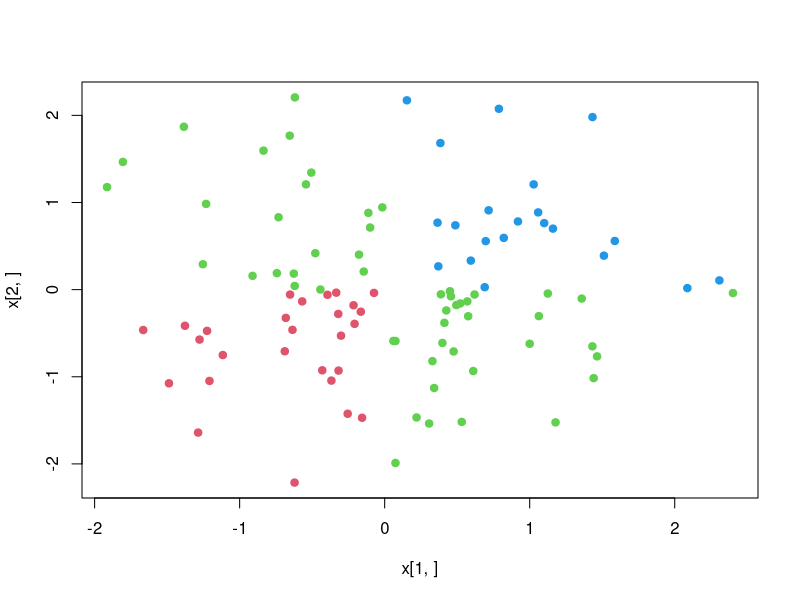

Source code (R): (Note: this script raises an error after producing the figure.)
# R code for Lab 1
#
# Instructions: Fill in the correct answer in all of the places where YOUR_ANSWER_HERE appears.
#
# Names of team members
#    YOUR_ANSWER_HERE
#    YOUR_ANSWER_HERE
#    YOUR_ANSWER_HERE

# ____________________________________________________________________________________________
# Problems 1 and 2 are to be handed in on paper during class.

# ____________________________________________________________________________________________
# Problem 3

# In lecture, we saw R code for a KNN classifier for univariate x's and binary y's (knn-classifier.r).
# In this part, you will extend this to a KNN classifier for multivariate x's and more than two classes.
#
# Complete the function below.

# KNN classifier algorithm (multivariate, multiclass) -- probability version
#   x0 = length d vector, the new x point at which to predict the y value.
#   x = d-by-n matrix of training x's, where x[,i] is the i'th training point x_i.
#   y = (y[1],...,y[n]) = vector of training y's, where y[i] is in {1,...,C}.
#   K = number of neighbors to use.
#   C = number of classes.
#   p_hat = (p_hat[1],...,p_hat[C]) where p_hat[j] = estimated probability of y0=j given x0.
KNN_multi = function(x0, x, y, K, C) {
    distances = YOUR_ANSWER_HERE  # Euclidean distance between x0 and each x[,i]
    o = order(distances)  # order of the training points by distance from x0 (nearest to farthest)
    p_hat = sapply(1:C, function(j){ YOUR_ANSWER_HERE })  # p_hat[j] = proportion of y values of the K nearest training points that are equal to j.
    return(p_hat)  # return estimated probabilities
}

# KNN classifier algorithm (multivariate, multiclass) -- prediction version
KNN_multi_predict = function(x0, x, y, K, C) {
    p_hat = KNN_multi(x0, x, y, K, C)  # compute the estimated probabilities
    y0 = YOUR_ANSWER_HERE  # find the class with the highest estimated probability
    return(y0)  # return the predicted class
}

# ____________________________________________________________________________________________
# Problem 4

# Simulate training and test data
set.seed(1)  # reset the random number generator
d = 2  # dimension of each training point x_i
n = 100  # number of training samples to simulate
n_test = 10000  # number of test samples to simulate
f = function(x0) { (x0[1]>0)+(x0[2]>0)+1 }  # true relationship between x's and y's
x = matrix(rnorm(n*d),d,n)  # simulate matrix of training x's
y = apply(x,2,f)  # simulate training y's with no noise
x_test = matrix(rnorm(n_test*d),d,n_test)  # simulate test x's
y_test = apply(x_test,2,f)  # simulate test y's
plot(x[1,],x[2,],col=y+1,pch=19)  # plot dimensions 1 and 2

# Apply your KNN classifier with K=5 when (a) d=2 and (b) d=20.  (For d=20, change d above and rerun the code.)
C = 3  # number of classes
K = 5  # number of neighbors to use
y_hat = apply(x, 2, function(x0) { KNN_multi_predict(x0, x, y, K, C) })  # predictions on the training set
y_test_hat = apply(x_test, 2, function(x0) { KNN_multi_predict(x0, x, y, K, C) })  # predictions on the test set
train_error = mean(y_hat != y)  # compute the training error rate
test_error = mean(y_test_hat != y_test)  # compute the test error rate

# Report your results:
# (a) d=2
#    training error rate = YOUR_ANSWER_HERE
#    test error rate = YOUR_ANSWER_HERE
#
# (b) d=20
#    training error rate = YOUR_ANSWER_HERE
#    test error rate = YOUR_ANSWER_HERE


# ____________________________________________________________________________________________
# Problem 5

# Compute test error when we always naively predict y0=2, regardless of x0.
naive_test_error = mean(2 != y_test)

# Compute test error when we make the optimal prediction f(x0).
optimal_test_error = mean(apply(x_test,2,f) != y_test)

# What do you get for the test error of the naive and optimal prediction methods?
#    naive_test_error = YOUR_ANSWER_HERE
#    optimal_test_error = YOUR_ANSWER_HERE
#
# Should the naive and optimal results depend on whether d=2 or d=20? Explain.
#    YOUR_ANSWER_HERE
#    YOUR_ANSWER_HERE
#
# In one or two sentences, compare the performance of KNN when d=2 with KNN when d=20, 
# relative to the naive and optimal performance.
#    YOUR_ANSWER_HERE
#    YOUR_ANSWER_HERE


# ____________________________________________________________________________________________
# Problem 6

# Plot the KNN predictions for the first 100 test points when (a) d=2 and (b) d=20.
# (Change d above and rerun the code for each case.)
plot(x_test[1,1:100],x_test[2,1:100],col=y_test_hat[1:100]+1,pch=19)  # show dims 1 and 2 only

# Briefly describe what you see in one or two sentences:
#    YOUR_ANSWER_HERE
#    YOUR_ANSWER_HERE


# ____________________________________________________________________________________________
# Problem 7
# Cancer subtype classification

# Download the following two files from Files/Labs on Canvas:
#    lab-1-gene-expression.txt
#    lab-1-leukemia-type.txt
#
# These files contain gene expression data for n=72 leukemia patients,
# along with the corresponding leukemia subtype (ALL, AML, or MLL).
# 
# This data is from:
#    Armstrong et al., MLL translocations specify a distinct gene expression profile that 
#    distinguishes a unique leukemia. Nature Genetics, 30(1):41, 2002.

# Change directory to where the data files are located.
# (Edit this to wherever you downloaded the data files onto your computer.)
setwd("C:/Users/jwmil/gdrive/SL/Lab-1-KNN")

# Load the gene expression data
Dx = read.table(file="lab-1-gene-expression.txt", header=TRUE, sep='\t', row.names=1)
x = sapply(Dx, as.numeric)

# Load the cancer subtype labels
Dy = read.table(file="lab-1-leukemia-type.txt", header=TRUE, sep='\t', row.names=1)
y = as.numeric(Dy[,1])

# Split into training and test subsets
n = length(y)  # number of samples
set.seed(1)  # reset the random number generator
train = sample(1:n, round(n/2))  # random subset to use as training set
test = setdiff(1:n, train)  # subset to use as test set

# Run your KNN classifier with (a) K=5 and (b) K=30 to make predictions on the test set x[,test]
# based on the training data in x[,train] and y[train].  Compute the error rate on the test set by 
# comparing your predictions with y[test]. Report your results below, using the same train/test split
# for both K=5 and K=30.
C = 3  # number of classes
K = 5  # number of neighbors to use
y_test_hat = apply(x[,test], 2, function(x0) { YOUR_ANSWER_HERE })  # predictions on the test set
test_error = mean(y_test_hat != y[test])  # compute the error rate on the test set

# Report your results:
# (a) K=5
#    test error rate = YOUR_ANSWER_HERE
#
# (b) K=30
#    test error rate = YOUR_ANSWER_HERE










